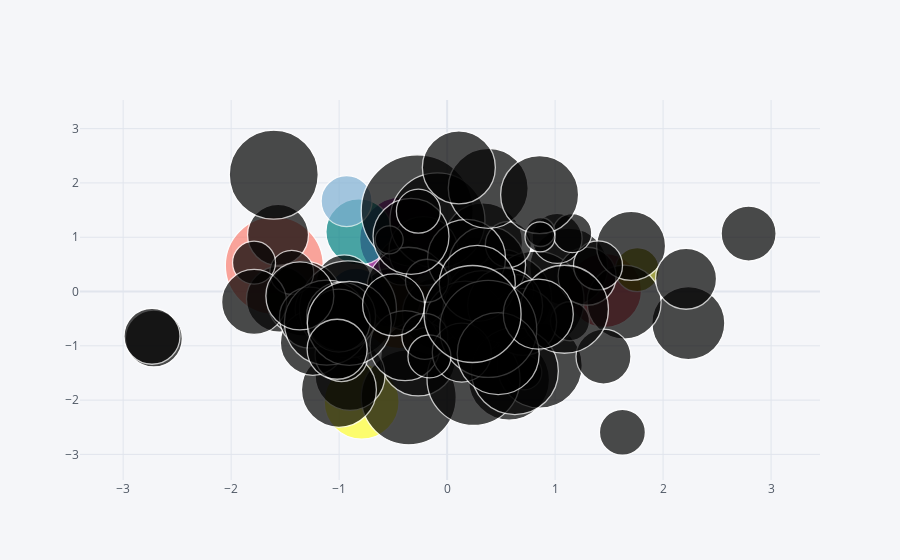

The notebook cell this image was saved under:
### Code cell
df.iplot(kind='bubble',x='A',y='B',size='C')   #泡泡图，用于GDP等，数据见df
